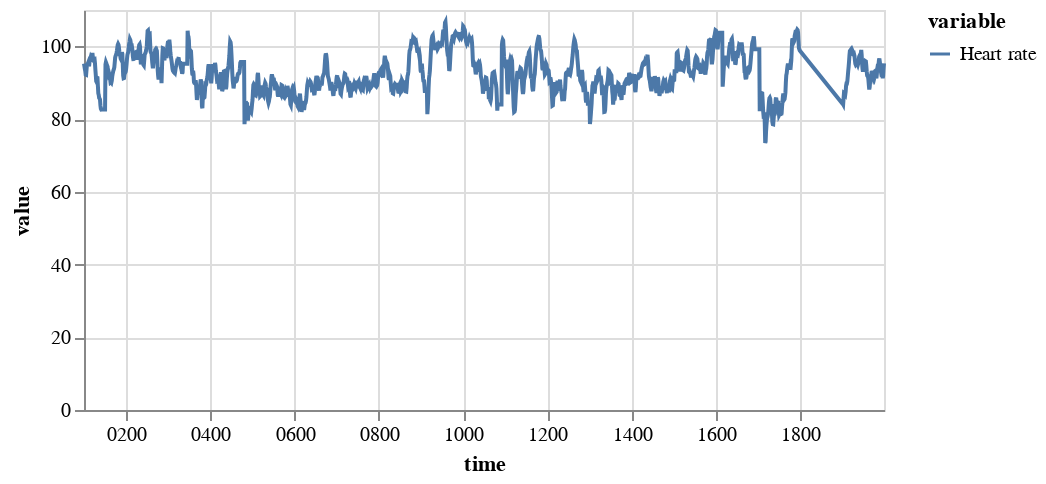

The notebook cell this image was saved under:
### Code cell
ts2 = ds2.load() #loaded as a TimeSeries
ts2.plot()

### Figure 1 — Vega specification as saved in the notebook (floating-point values rounded to 4 significant figures; data arrays with more than 128 entries replaced by an {"elided": "..."} marker saying what was removed)
{"$schema": "https://vega.github.io/schema/vega/v5.json", "data": [{"name": "source_0", "values": {"elided": "1800 records"}, "transform": [{"type": "formula", "expr": "toDate(datum['time'])", "as": "time"}]}, {"name": "source_0_y_domain_value", "values": [{"min": 73.44, "max": 106.8}]}, {"name": "source_0_color_domain_variable", "values": [{"variable": "Heart rate"}]}], "marks": [{"type": "group", "name": "layer_0_pathgroup", "from": {"facet": {"data": "source_0", "name": "faceted_path_layer_0_main", "groupby": ["variable"]}}, "encode": {"update": {"width": {"field": {"signal": null, "datum": null, "group": "width", "parent": null}}, "height": {"field": {"signal": null, "datum": null, "group": "height", "parent": null}}}}, "marks": [{"type": "line", "name": "layer_0_marks", "from": {"data": "faceted_path_layer_0_main"}, "sort": {"field": "x"}, "encode": {"update": {"stroke": {"field": "variable", "scale": "color"}, "x": {"field": "time", "scale": "x"}, "y": {"field": "value", "scale": "y"}, "defined": {"signal": "isValid(datum[\"time\"]) && isFinite(+datum[\"time\"]) && isValid(datum[\"value\"]) && isFinite(+datum[\"value\"])"}}}, "style": ["line"]}]}], "scales": [{"name": "x", "type": "time", "domain": {"data": "source_0", "field": "time"}, "range": [0, {"signal": "width"}]}, {"name": "y", "type": "linear", "domain": [{"signal": "(data(\"source_0_y_domain_value\")[0] || {}).min"}, {"signal": "(data(\"source_0_y_domain_value\")[0] || {}).max"}], "range": [{"signal": "height"}, 0], "zero": true, "nice": true}, {"name": "color", "type": "ordinal", "domain": {"data": "source_0_color_domain_variable", "field": "variable", "sort": true}, "range": "category"}], "axes": [{"scale": "x", "tickCount": {"signal": "ceil(width/40)"}, "orient": "bottom", "domain": false, "grid": true, "aria": false, "maxExtent": 0, "minExtent": 0, "labels": false, "zindex": 0, "ticks": false, "gridScale": "y"}, {"scale": "y", "labels": false, "tickCount": {"signal": "ceil(height/40)"}, "domain": false, "ticks": false, "orient": "left", "maxExtent": 0, "aria": false, "zindex": 0, "grid": true, "minExtent": 0, "gridScale": "x"}, {"scale": "x", "labelFlush": true, "grid": false, "tickCount": {"signal": "ceil(width/40)"}, "labelOverlap": true, "title": "time", "zindex": 0, "orient": "bottom"}, {"scale": "y", "grid": false, "orient": "left", "title": "value", "labelOverlap": true, "tickCount": {"signal": "ceil(height/40)"}, "zindex": 0}], "legends": [{"stroke": "color", "symbolType": "stroke", "title": "variable"}], "width": 400, "background": "white", "height": 200, "padding": 5, "style": "cell"}
